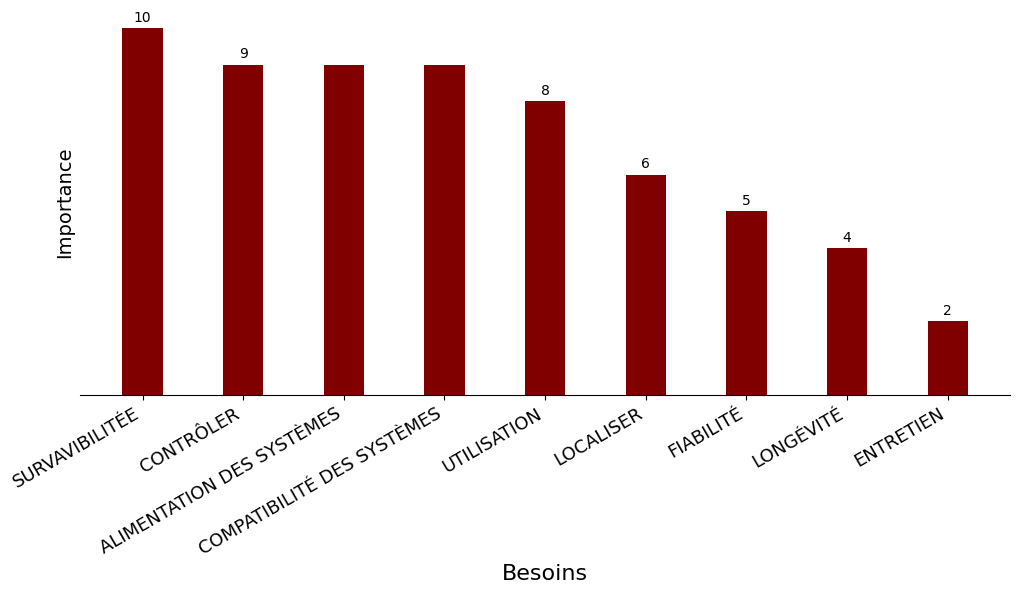
#> input picture Figures/besoins.png, 1020 x 594 px, found by its file name
$ python remove_background.py
#> lines starting #> are read from the running program, lines starting #| are printed output that depends on the picture; after the words box and inside, x2 and y2 are one past the last pixel; in counts of white or black regions, pixels touching at a corner belong together
from PIL import Image
import numpy as np
import os

def remove_background_with_text_preservation(image):
    # Convert the image to RGBA mode if not already
    if image.mode != 'RGBA':
        image = image.convert('RGBA')

    # Get the image data as a numpy array
    img_data = np.array(image)

    # Define the RGB values for the white background
    white_color = [255, 255, 255]

    # Create a mask to identify white pixels
    mask = np.all(img_data[:, :, :3] == white_color, axis=-1)


    # Apply the mask to the image data
    result_data = img_data.copy()
    result_data[mask] = [0, 0, 0, 0]  # Set RGBA values to transparent for masked pixels

    # Create a new PIL Image from the result data
    result_image = Image.fromarray(result_data)

    return result_image


print('RAN')
images_to_clear = ['besoins.png', 'caractéristiques.png', 'fonctions.png']

for image_path in images_to_clear:
    print(image_path)
    with Image.open('Figures/' + image_path) as img:
#> img is the input picture: PIL image 1020x594 RGBA; mean R, G, B, A 232.6, 213.2, 213.2, 255
        result = remove_background_with_text_preservation(img)
#> in remove_background_with_text_preservation, `mask = np.all(img_data[:, :, :3] == white_color, axis=-1)`:
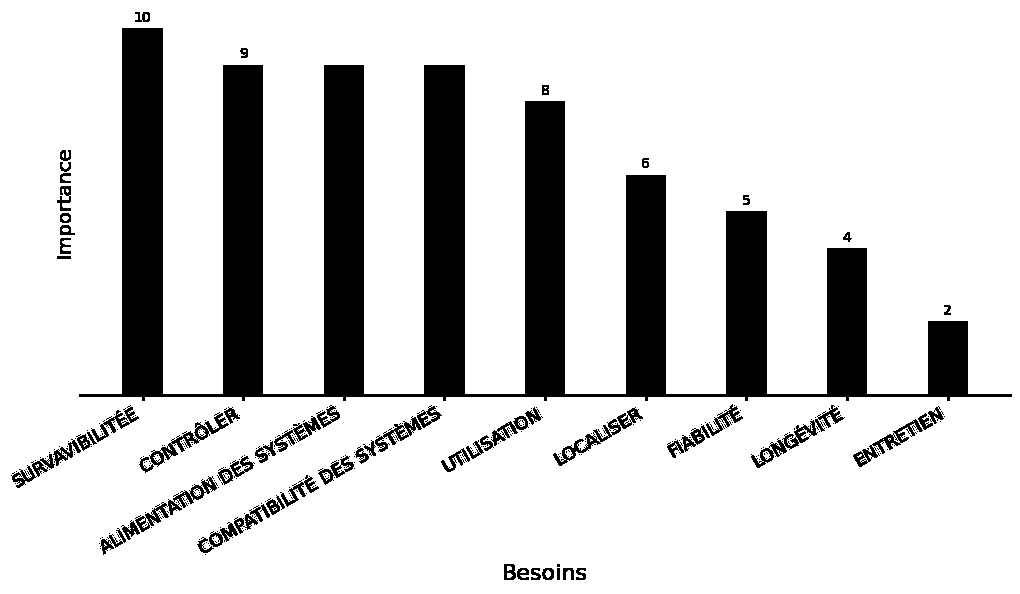
#> mask: shape (594, 1020) bool; 82.2% white; 279 black regions (218 under 20 px), largest, box (x1, y1, x2, y2) and area: (79, 28, 1012, 401) 94465, (751, 405, 845, 468) 945, (139, 412, 229, 473) 882
        result.save('Figures/' +f"processed_{image_path}")
#> pass 2 of the loop `for image_path in images_to_clear:`:
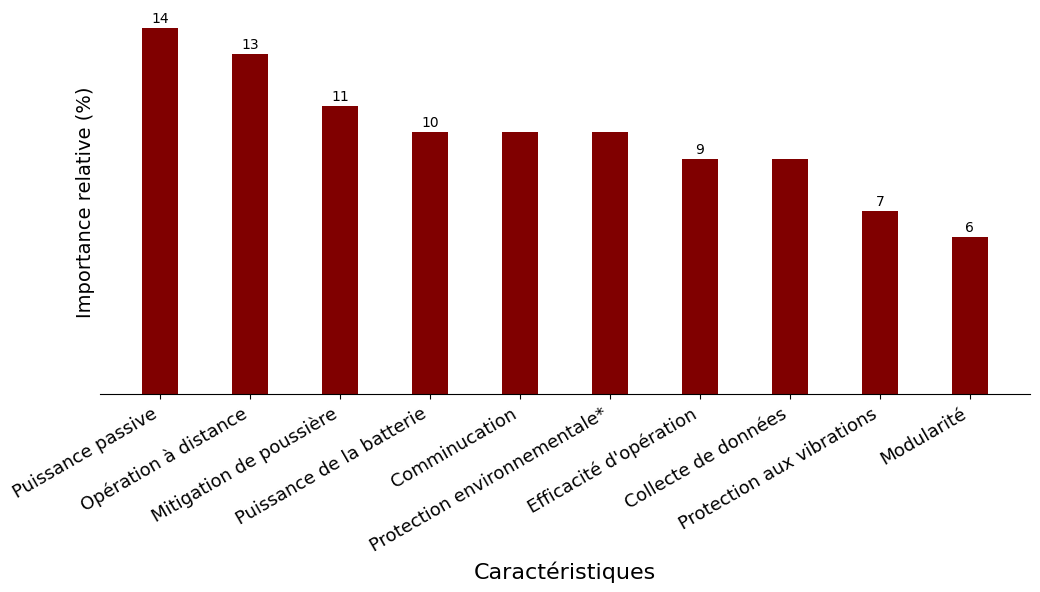
#> input picture Figures/caractéristiques.png, 1040 x 592 px, found by its file name
#> img is the input picture: PIL image 1040x592 RGBA; mean R, G, B, A 231.6, 212.2, 212.2, 255
#> in remove_background_with_text_preservation (call 2), `mask = np.all(img_data[:, :, :3] == white_color, axis=-1)`:
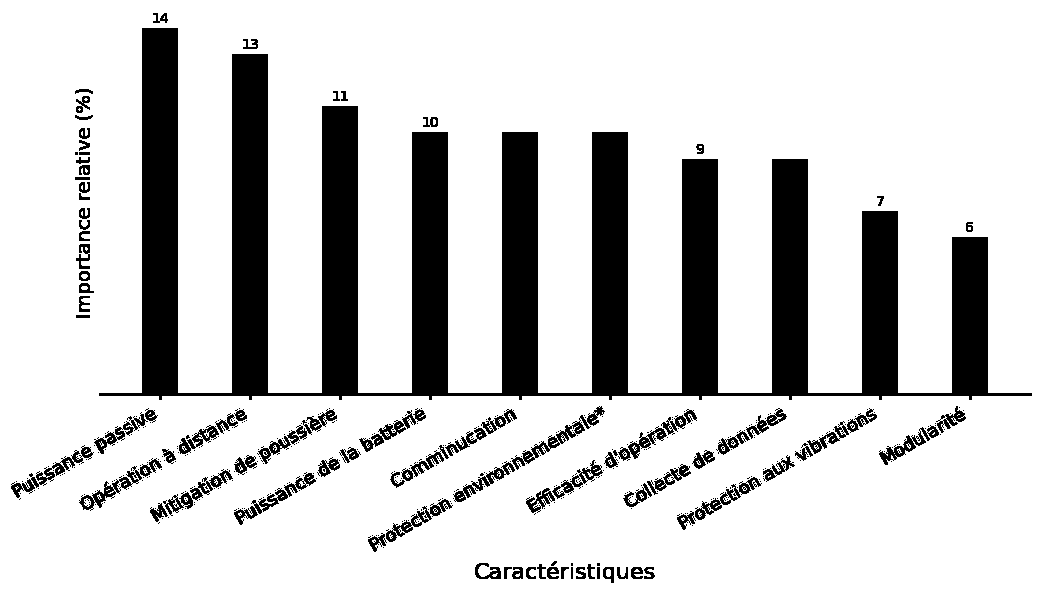
#> mask: shape (592, 1040) bool; 81.4% white; 391 black regions (307 under 20 px), largest, box (x1, y1, x2, y2) and area: (99, 28, 1032, 400) 95799, (511, 406, 605, 470) 868, (79, 458, 162, 511) 781
#> result_data: shape (592, 1040, 4)
#> pass 3 of the loop `for image_path in images_to_clear:`:
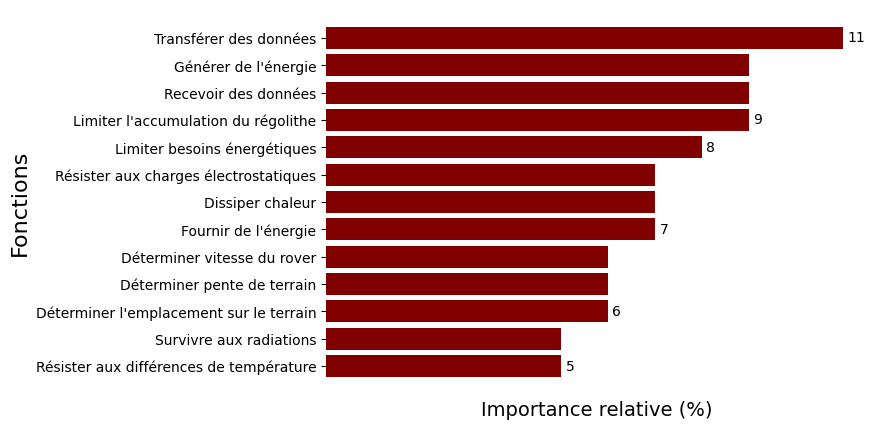
#> input picture Figures/fonctions.png, 878 x 429 px, found by its file name
#> img is the input picture: PIL image 878x429 RGBA; mean R, G, B, A 215.9, 182.5, 182.5, 255
#> in remove_background_with_text_preservation (call 3), `mask = np.all(img_data[:, :, :3] == white_color, axis=-1)`:
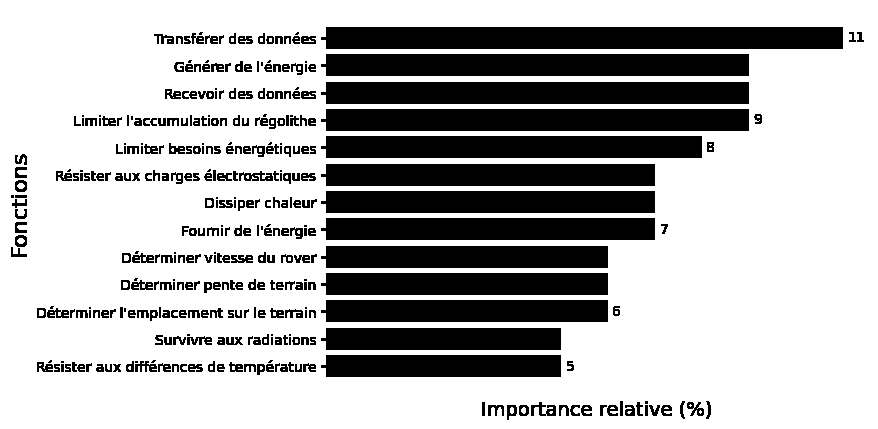
#> mask: shape (429, 878) bool; 69.7% white; 357 black regions (71 under 20 px), largest, box (x1, y1, x2, y2) and area: (321, 27, 843, 49) 11389, (321, 54, 749, 76) 9321, (321, 82, 749, 104) 9321
#> result_data: shape (429, 878, 4)
